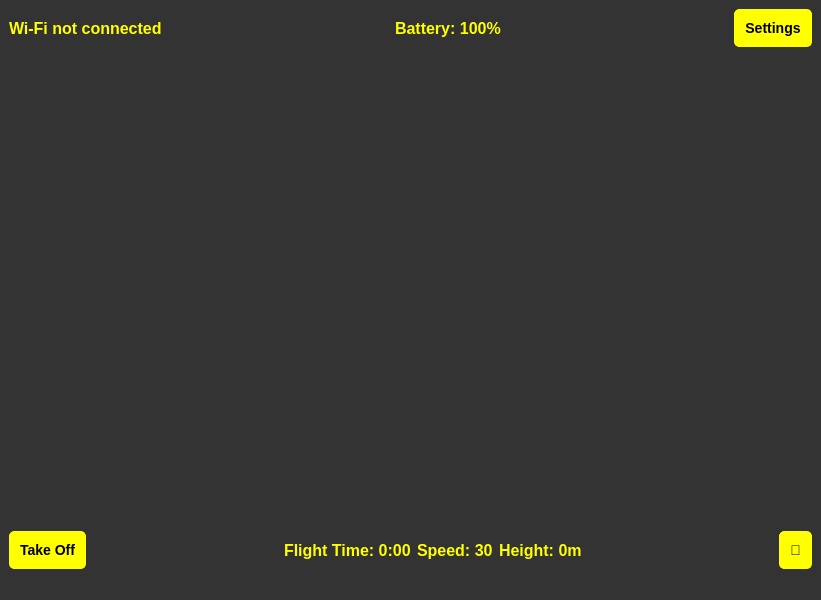
<?xml version="1.0" encoding="UTF-8"?>
<ui version="4.0">
 <class>MainWindow</class>
 <widget class="QMainWindow" name="MainWindow">
  <property name="geometry">
   <rect>
    <x>0</x>
    <y>0</y>
    <width>821</width>
    <height>600</height>
   </rect>
  </property>
  <property name="windowTitle">
   <string>MainWindow</string>
  </property>
  <property name="styleSheet">
   <string notr="true">/* Main Window or Dialog Background */
QWidget {
    background-color: #333333; /* Dark grey background */
    color: yellow; /* Yellow text */
    font-family: Arial, sans-serif; /* Font style */
    font-size: 14px; /* Font size */
}

/* Labels (Username, Password) */
QLabel {
    color: yellow; /* Yellow text */
    font-size: 16px; /* Larger font size for labels */
    font-weight: bold; /* Bold text */
}

/* Specific Label (label_4) */
QLabel#label_4 {
    color: #555555; /* Yellow text */
    padding: 5px; /* Padding inside the label */
    border-radius: 5px; /* Rounded corners */
}

/* Line Edits (Input Fields) */
QLineEdit {
    background-color: #444444; /* Darker grey background */
    color: yellow; /* Yellow text */
    border: 1px solid yellow; /* Yellow border */
    border-radius: 5px; /* Rounded corners */
    padding: 5px; /* Padding inside the input field */
    font-size: 14px; /* Font size */
}

/* Push Buttons (Login, Register) */
QPushButton {
    background-color: yellow; /* Yellow background */
    color: black; /* Black text */
    border: 1px solid yellow; /* Yellow border */
    border-radius: 5px; /* Rounded corners */
    padding: 10px; /* Padding inside the button */
    font-size: 14px; /* Font size */
    font-weight: bold; /* Bold text */
}

/* Push Button Hover Effect */
QPushButton:hover {
    background-color: #cccc00; /* Darker yellow on hover */
    border: 1px solid #cccc00; /* Darker yellow border on hover */
}

/* Push Button Pressed Effect */
QPushButton:pressed {
    background-color: #999900; /* Even darker yellow when pressed */
    border: 1px solid #999900; /* Even darker yellow border when pressed */
}</string>
  </property>
  <widget class="QWidget" name="centralwidget">
   <layout class="QVBoxLayout" name="verticalLayout">
    <item>
     <layout class="QHBoxLayout" name="horizontalLayout">
      <item>
       <widget class="QLabel" name="wifi_label">
        <property name="text">
         <string>Wi-Fi not connected</string>
        </property>
       </widget>
      </item>
      <item>
       <spacer name="horizontalSpacer">
        <property name="orientation">
         <enum>Qt::Horizontal</enum>
        </property>
        <property name="sizeHint" stdset="0">
         <size>
          <width>40</width>
          <height>20</height>
         </size>
        </property>
       </spacer>
      </item>
      <item>
       <widget class="QLabel" name="battery_label">
        <property name="text">
         <string>Battery: 100%</string>
        </property>
       </widget>
      </item>
      <item>
       <spacer name="horizontalSpacer_2">
        <property name="orientation">
         <enum>Qt::Horizontal</enum>
        </property>
        <property name="sizeHint" stdset="0">
         <size>
          <width>40</width>
          <height>20</height>
         </size>
        </property>
       </spacer>
      </item>
      <item>
       <widget class="QPushButton" name="settings_button">
        <property name="text">
         <string>Settings</string>
        </property>
       </widget>
      </item>
     </layout>
    </item>
    <item>
     <widget class="QLabel" name="label">
      <property name="text">
       <string/>
      </property>
      <property name="pixmap">
       <pixmap>../resources/KiwiFieldDay.png</pixmap>
      </property>
      <property name="scaledContents">
       <bool>true</bool>
      </property>
     </widget>
    </item>
    <item>
     <layout class="QHBoxLayout" name="horizontalLayout_3">
      <item>
       <widget class="QPushButton" name="land_takeoff_button">
        <property name="text">
         <string>Take Off</string>
        </property>
       </widget>
      </item>
      <item>
       <spacer name="horizontalSpacer_3">
        <property name="orientation">
         <enum>Qt::Horizontal</enum>
        </property>
        <property name="sizeHint" stdset="0">
         <size>
          <width>40</width>
          <height>20</height>
         </size>
        </property>
       </spacer>
      </item>
      <item>
       <widget class="QLabel" name="flight_time_label_2">
        <property name="text">
         <string>Flight Time: 0:00</string>
        </property>
       </widget>
      </item>
      <item>
       <widget class="QLabel" name="speed_label_2">
        <property name="text">
         <string>Speed: 30</string>
        </property>
       </widget>
      </item>
      <item>
       <widget class="QLabel" name="height_label_2">
        <property name="text">
         <string>Height: 0m</string>
        </property>
       </widget>
      </item>
      <item>
       <spacer name="horizontalSpacer_4">
        <property name="orientation">
         <enum>Qt::Horizontal</enum>
        </property>
        <property name="sizeHint" stdset="0">
         <size>
          <width>40</width>
          <height>20</height>
         </size>
        </property>
       </spacer>
      </item>
      <item>
       <widget class="QPushButton" name="microphone_button">
        <property name="text">
         <string>🎤</string>
        </property>
       </widget>
      </item>
     </layout>
    </item>
   </layout>
  </widget>
  <widget class="QMenuBar" name="menubar">
   <property name="geometry">
    <rect>
     <x>0</x>
     <y>0</y>
     <width>821</width>
     <height>22</height>
    </rect>
   </property>
  </widget>
  <widget class="QStatusBar" name="statusbar"/>
 </widget>
 <resources/>
 <connections/>
</ui>
